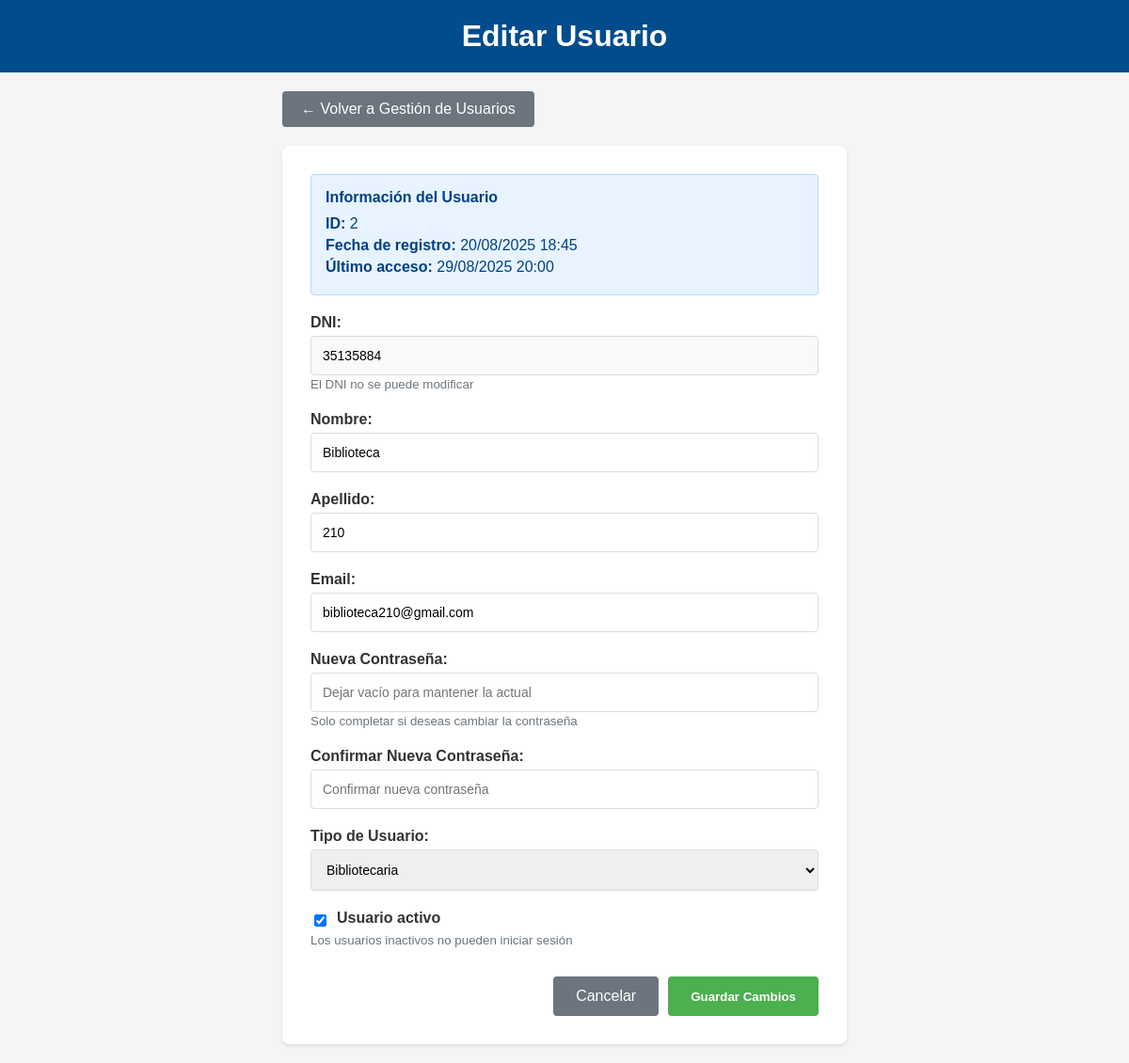
The page /libros/editar-usuario/2/ (signed in) on the database its author committed.
### libros/models.py (models this page shows, shortened)
class Usuario(AbstractBaseUser, PermissionsMixin):
    PERFIL_CHOICES = (
        ('alumno', 'Alumno'),
        ('bibliotecaria', 'Bibliotecaria'),
        ('docente', 'Docente'),
    )
    dni_validator = RegexValidator(
        regex=r'^\d{7,8}$',
        message='El DNI debe tener entre 7 y 8 dígitos.'
    )
    dni = models.CharField(max_length=8, unique=True, validators=[dni_validator])
    nombre = models.CharField(max_length=100)
    apellido = models.CharField(max_length=100)
    email = models.EmailField(unique=True)
    perfil = models.CharField(max_length=20, choices=PERFIL_CHOICES, default='alumno')
    fecha_registro = models.DateTimeField(auto_now_add=True)
    is_active = models.BooleanField(default=True)
    is_staff = models.BooleanField(default=False)
    objects = CustomUserManager()
    USERNAME_FIELD = 'dni'
    REQUIRED_FIELDS = ['nombre', 'apellido', 'email']

### libros/views.py (the view)
    def _wrapped_view(request, *args, **kwargs):
        if not request.user.is_authenticated:
            return redirect('login')
        if not hasattr(request.user, 'es_bibliotecaria') or not request.user.es_bibliotecaria:
            messages.error(request, 'No tienes permisos para acceder a esta página.')
            return redirect('lista_libros')
        return view_func(request, *args, **kwargs)

### libros/views.py (called while the page is built, shortened)
def bibliotecaria_required(view_func):
    def _wrapped_view(request, *args, **kwargs):
        if not request.user.is_authenticated:
            return redirect('login')
        if not hasattr(request.user, 'es_bibliotecaria') or not request.user.es_bibliotecaria:
            messages.error(request, 'No tienes permisos para acceder a esta página.')
            return redirect('lista_libros')
        return view_func(request, *args, **kwargs)
    return _wrapped_view

@bibliotecaria_required
def editar_usuario(request, usuario_id):
    usuario = get_object_or_404(Usuario, id=usuario_id)
    context = {'usuario': usuario}
    return render(request, 'libros/editar_usuario.html', context)

### libros/templates/libros/editar_usuario.html (shortened to what this page needs)
<!DOCTYPE html>
<html lang="es">
<head>
    {% load static %}
</head>
<body>
    <header>
        <h1>Editar Usuario</h1>
    </header>
    <div class="container">
        <a href="{% url 'gestion_usuarios' %}" class="back-btn">← Volver a Gestión de Usuarios</a>
        <div class="form-container">
            <div class="info-card">
                <h4>Información del Usuario</h4>
                <p><strong>ID:</strong> {{ usuario.id }}</p>
                <p><strong>Fecha de registro:</strong> {{ usuario.fecha_registro|date:"d/m/Y H:i" }}</p>
                <p><strong>Último acceso:</strong>
                    {% if usuario.last_login %}
                        {{ usuario.last_login|date:"d/m/Y H:i" }}
                    {% else %}
                        Nunca
                    {% endif %}
                </p>
            </div>
            <form id="formEditarUsuario">
                <div class="form-group">
                    <label for="dni">DNI:</label>
                    <input type="text" id="dni" name="dni" value="{{ usuario.dni }}" readonly style="background-color: #f8f9fa;">
                    <small style="color: #6c757d;">El DNI no se puede modificar</small>
                </div>
                <div class="form-group">
                    <label for="nombre">Nombre:</label>
                    <input type="text" id="nombre" name="nombre" value="{{ usuario.nombre }}" required>
                </div>
                <div class="form-group">
                    <label for="apellido">Apellido:</label>
                    <input type="text" id="apellido" name="apellido" value="{{ usuario.apellido }}" required>
                </div>
                <div class="form-group">
                    <label for="email">Email:</label>
                    <input type="email" id="email" name="email" value="{{ usuario.email }}" required>
                </div>
                <div class="form-group">
                    <label for="password">Nueva Contraseña:</label>
                    <input type="password" id="password" name="password" placeholder="Dejar vacío para mantener la actual">
                    <small style="color: #6c757d;">Solo completar si deseas cambiar la contraseña</small>
                </div>
                <div class="form-group">
                    <label for="password_confirm">Confirmar Nueva Contraseña:</label>
                    <input type="password" id="password_confirm" name="password_confirm" placeholder="Confirmar nueva contraseña">
                </div>
                <div class="form-group">
                    <label for="perfil">Tipo de Usuario:</label>
                    <select id="perfil" name="perfil" required>
                        <option value="bibliotecaria" {% if usuario.perfil == 'bibliotecaria' %}selected{% endif %}>Bibliotecaria</option>
                    </select>
                </div>
                <div class="form-group">
                    <div class="checkbox-group">
                        <input type="checkbox" id="is_active" name="is_active" {% if usuario.is_active %}checked{% endif %}>
                        <label for="is_active">Usuario activo</label>
                    </div>
                    <small style="color: #6c757d;">Los usuarios inactivos no pueden iniciar sesión</small>
                </div>
                <div class="form-actions">
                    <a href="{% url 'gestion_usuarios' %}" class="btn-cancel">Cancelar</a>
                    <button type="submit" class="btn-primary">Guardar Cambios</button>
                </div>
            </form>
        </div>
    </div>
</body>
</html>

### libros/templates/libros/editar_usuario.html (style rules this page uses)
body { font-family: 'Calibri', 'Arial', sans-serif; margin: 0; padding: 0; background-color: #f5f5f5; }
header { background-color: #004c8c; color: white; text-align: center; padding: 20px; }
header h1 { font-family: 'Arial', sans-serif; font-size: 2em; margin: 0; }
.container { max-width: 600px; margin: 0 auto; padding: 20px; }
.back-btn { background-color: #6c757d; color: white; padding: 10px 20px; text-decoration: none; border-radius: 4px; margin-bottom: 20px; display: inline-block; }
.form-container { background: white; padding: 30px; border-radius: 8px; box-shadow: 0 2px 4px rgba(0,0,0,0.1); }
.form-group { margin-bottom: 20px; }
.form-group label { display: block; margin-bottom: 5px; font-weight: bold; color: #333; }
.form-group input, .form-group select { width: 100%; padding: 12px; border: 1px solid #ddd; border-radius: 4px; font-size: 14px; box-sizing: border-box; }
.checkbox-group { display: flex; align-items: center; gap: 8px; }
.checkbox-group input[type="checkbox"] { width: auto; }
.form-actions { display: flex; gap: 10px; justify-content: flex-end; margin-top: 30px; }
.btn-primary { background-color: #4CAF50; color: white; padding: 12px 24px; border: none; border-radius: 4px; cursor: pointer; font-weight: bold; }
.btn-cancel { background-color: #6c757d; color: white; padding: 12px 24px; border: none; border-radius: 4px; cursor: pointer; text-decoration: none; display: inline-block; }
.info-card { background-color: #e7f3ff; border: 1px solid #b8daff; border-radius: 4px; padding: 15px; margin-bottom: 20px; }
.info-card h4 { margin: 0 0 10px 0; color: #004085; }
.info-card p { margin: 5px 0; color: #004085; }

### rows shown on the page
Usuario: id "2", fecha_registro "20/08/2025 18:45", last_login "29/08/2025 20:00", dni "35135884", nombre "Biblioteca", apellido "210", email "biblioteca210@gmail.com", perfil "Bibliotecaria", is_active "☑"
